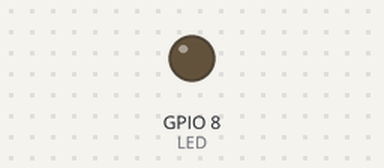
A sketch run on a simulated ESP32-S3. On the bench: output pins drawn as LEDs (lit = HIGH).

Above: at 0.05 s.
At 1.25 s:
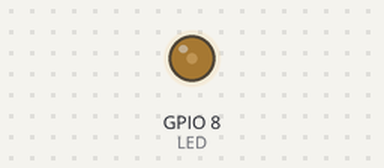
At 2.5 s:
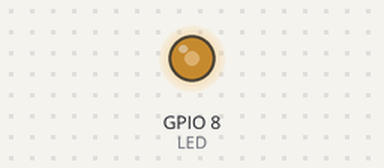
At 5.0 s:
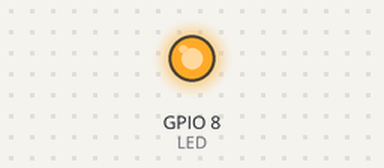
Timing chart, 0 to 6.5 s (numbered marks = the images above):
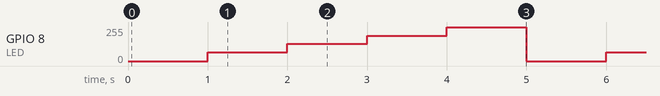

Measured:
- by itself, GPIO 8 (LED): repeats every 5.0 s: 128/255 1.0 s, 190/255 1.0 s, 255/255 1.0 s, 0/255 1.0 s, 64/255 1.0 s

The sketch:

e2_dim.ino
```cpp
// e2_dim - PWM dimming at 0/25/50/75/100% with explicit duty cycle
// ledcAttach configures the PWM channel (frequency + resolution).
// ledcWrite sets the duty cycle: duty / (2^resolution) = brightness %
// e.g. 8-bit resolution -> 128/256 = 50%
#define LED 8
#define FREQ 5000     // 5kHz - fast enough to avoid flicker
#define RESOLUTION 8  // 8-bit: duty range 0-255

void setup() {
  ledcAttach(LED, FREQ, RESOLUTION);
}

void loop() {
  ledcWrite(LED, 0);    // 0%
  delay(1000);
  ledcWrite(LED, 64);   // 25%
  delay(1000);
  ledcWrite(LED, 128);  // 50%
  delay(1000);
  ledcWrite(LED, 191);  // 75%
  delay(1000);
  ledcWrite(LED, 255);  // 100%
  delay(1000);
}
```
